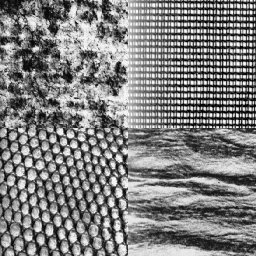
//> input picture TextureKMeans/TextureKMeans/TextureKMeans/Nat-4.jpg, 256 x 256 px
$ ./Source   (built with g++ and OpenCV 4)
//> lines starting //> are read from the running program, lines starting //| are printed output that depends on the picture
#include "opencv2/highgui.hpp"
#include "opencv2/core.hpp"
#include "opencv2/imgproc.hpp"
#include <iostream>
#include <cmath>
#include <random>

using namespace cv;
using namespace std;

Mat generateMask2D(float allMasks[5][5], int row1, int row2);
void kmeansrgb(int NO_CLUSTERS, Mat src);
void kmeansgray(int NO_CLUSTERS, Mat src);
void kmeanstexture(int NO_CLUSTERS, Mat src);
void kmeanstextureBF(int NO_CLUSTERS, Mat src);
double leastDiff(int NO_CLUSTERS, Mat src, vector<Mat> masks);


int main(int /*argc*/, char** /*argv*/)
{
	/// Load source image and convert it to gray
	Mat src;

	// Read original image
	src = imread("Nat-4.jpg");
//> src is the input picture: 256 rows x 256 cols, CV_8UC3; min 0, max 255, mean 126.9

	// Show original image
	namedWindow("original image", WINDOW_AUTOSIZE);
	imshow("original image", src);


	// Decide Cluters number
	const int NO_CLUSTERS = 4;

	//kmeansrgb(NO_CLUSTERS, src);
	//kmeansgray(NO_CLUSTERS, src);
	kmeanstexture(NO_CLUSTERS, src);

	//kmeanstextureBF(NO_CLUSTERS, src);


	waitKey(0);
	return 0;
}


void kmeanstexture(int NO_CLUSTERS, Mat src)
{
//> called with NO_CLUSTERS = 4


	Mat gray;

	cvtColor(src, gray, COLOR_BGR2GRAY);
	Mat bestLabels, centers;
	Mat srcClustered(src.rows, src.cols, gray.type(), Scalar(0));


	// Create colors for the clusters should work for any number of clusters...one time lut
	// use for large number of clusters
	int logofnearestpow2 = log2(pow(ceil(log2(NO_CLUSTERS)), 2));
	int gray_increment = 255 / (int)pow(2, logofnearestpow2);


	vector<Scalar> colorVector;
	for (int i = 0; i < NO_CLUSTERS; i++)
	{
		for (int ir = 0; ir < 256; ir += gray_increment)
		{
			colorVector.push_back(Scalar(ir));
		}
	}


	// Create the features based on spatial and color coordinates:
	// xi, yi, f1,f2,f3,f4,f5
	Mat feature_img = Mat::zeros(src.cols*src.rows, 7, CV_32F);


	// [9 lines of commented-out code are left out]
	float allMasks[5][5] = { { 1, 4, 6, 4, 1 },      //level -- 0
	{ -1, -2, 0, 2, 1 },    //edge --  1
	{ -1, 0, 2, 0, -1 },    //spot -- 2
	{ -1, 2, 0, -2, 1 },    //wave -- 3
	{ 1, -4, 6, -4, 1 } };  //ripple -- 4

	//Mat result;
	vector<Mat> masks;
	//First Mask number is transposed !


	masks.push_back(generateMask2D(allMasks, 0, 3));
	masks.push_back(generateMask2D(allMasks, 0, 4));
	masks.push_back(generateMask2D(allMasks, 1, 0));
	masks.push_back(generateMask2D(allMasks, 2, 3));
	masks.push_back(generateMask2D(allMasks, 3, 1));

	//cout << "M = " << endl << " " << result << endl << endl;

	//convolving with gray
	//Convolution with the kernels
	vector<Mat> convolved;
	for (int k = 0; k < 5; k++)
	{
		Mat conv;
		filter2D(gray, conv, -1, masks.at(k), Point(-1, -1), 0, BORDER_DEFAULT);
		convolved.push_back(conv);
	}

	// Rearrange feature vectors
	// each row is a feature vector as folow:
	// xi, yi, r, g, b
	for (int i = 0; i<src.cols*src.rows; i++)
	{
		feature_img.at<float>(i, 0) = (i / src.cols) / (float)src.rows;   // the / .rows to make it fractional
		feature_img.at<float>(i, 1) = (i % src.cols) / (float)src.cols;   // the / .cols to make the coordinate fractional.

		// use these two lines if you want to cluster based on color only
		//feature_img.at<float>(i, 0) = 0;
		//feature_img.at<float>(i, 1) = 0;

		feature_img.at<float>(i, 2) = convolved[0].data[i] / 255.0;
		feature_img.at<float>(i, 3) = convolved[1].data[i] / 255.0;
		feature_img.at<float>(i, 4) = convolved[2].data[i] / 255.0;
		feature_img.at<float>(i, 5) = convolved[3].data[i] / 255.0;
		feature_img.at<float>(i, 6) = convolved[4].data[i] / 255.0;
	}

	cv::kmeans(feature_img, NO_CLUSTERS, bestLabels,
		TermCriteria(CV_TERMCRIT_EPS + CV_TERMCRIT_ITER, 10, 1.0),
		3, KMEANS_PP_CENTERS, centers);

	//cout << "M = " << endl << " " << gray << endl << endl;


	//Rearrange the results
	for (int i = 0; i < src.cols*src.rows; i++)
	{
		int y = i / src.cols;
		int x = i%src.cols;

		int clusterIdx = bestLabels.at<int>(i);
		//for (int c = 0; c < 3; c++)
		//{
		// use this with the large number of clusters color table in vector above...
		srcClustered.at<uchar>(y, x) = (uchar)colorVector.at(clusterIdx).val;

		// use for small number of cluster...usees the hard coded color in colorTab above.
		//srcClustered.at<Vec3b>(y, x)[c] = colorTab[clusterIdx].val[c];
		//}
	}
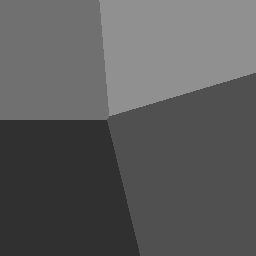
//> srcClustered: 256 rows x 256 cols, CV_8UC1; min 48, max 144, mean 92

	// Show clustered image
	namedWindow("Texture-clustered image", WINDOW_AUTOSIZE);
	imshow("Texture-clustered image", srcClustered);


}

// [164 lines left out: functions kmeansrgb, kmeansgray, not called in this run]


Mat generateMask2D(float allMasks[5][5], int row1, int row2)
{
	Mat mask = Mat::zeros(5, 5, CV_32F);

	for (int i = 0; i < 5; i++)
	{
		for (int j = 0; j < 5; j++)
		{
			mask.at<float>(i, j) = (float)(allMasks[row2][j] * allMasks[row1][i]);
			//mask[i][j]=(allMasks[row2][j] * allMasks[row1][i]);

		}
	}

	//Normalizing the kernel with sum of each element
	double sum1 = sum(mask)[0];

	if (sum1 != 0)
	{
		mask = mask / (float)sum1;
	}
	else if (sum1 == 0)
	{
		//cout << "\n bingo \n";
		mask = 0.0000001;
	}

	return mask;

}


// [197 lines left out: functions kmeanstextureBF, leastDiff, not called in this run]
